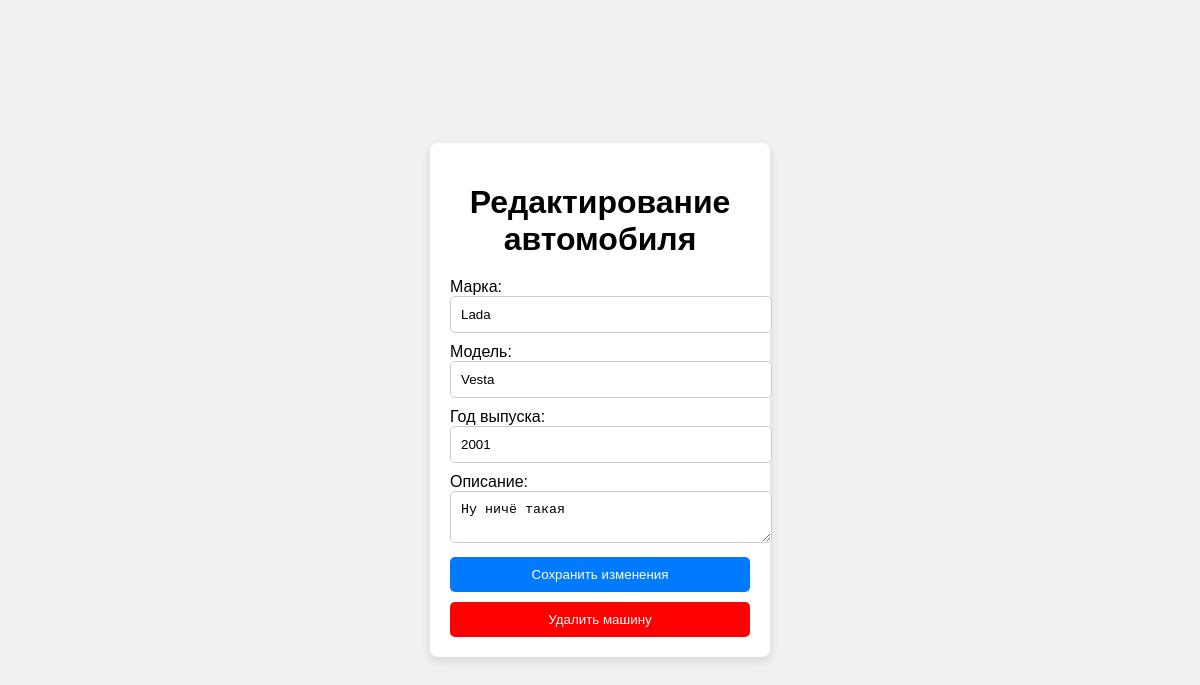
/cars/8/edit/ (signed in), run on the app's committed database.
### cars/models.py (models this page shows, shortened)
class Car(models.Model):
    make = models.CharField(max_length=16, verbose_name='make')
    model = models.CharField(max_length=16, verbose_name='model')
    year = models.SmallIntegerField(verbose_name='year')
    description = models.TextField(null=True, blank=True)
    created_at = models.DateTimeField(auto_now_add=True)
    updated_at = models.DateTimeField(auto_now_add=True)
    owner = models.ForeignKey(to=User, verbose_name='owner', on_delete=models.CASCADE)

### cars/views.py (the view, shortened to what this page needs)
# urls.py: path('<int:car_id>/edit/', edit_car, name='car_edit'), #Редактирование параметров автомобиля,
@login_required
def edit_car(request, car_id):
    car = Car.objects.get(id=car_id)
    if car.owner != request.user:
        return render(request, 'cars/permission_denied.html')
    return render(request, 'cars/car_edit.html', {'car': car})

### cars/templates/cars/car_edit.html (shortened to what this page needs)
{% load static %}
<!DOCTYPE html>
<html lang="ru">
<head>
</head>
<body>
<div class="edit-container">
    <h1>Редактирование автомобиля</h1>
    <form method="post">
        <label for="make">Марка:</label>
        <input type="text" name="make" value="{{ car.make }}" required><br>
        <label for="model">Модель:</label>
        <input type="text" name="model" value="{{ car.model }}" required><br>
        <label for="year">Год выпуска:</label>
        <input type="number" name="year" value="{{ car.year }}" required><br>
        <label for="description">Описание:</label>
        <textarea name="description" required>{{ car.description }}</textarea><br>
        <button type="submit">Сохранить изменения</button>
    </form>
    <a href="{% url 'cars:delete_car' car.id %}"><button style="margin-top:10px; background-color:red">Удалить машину</button></a>
</div>
</body>
</html>

### cars/templates/cars/car_edit.html (style rules this page uses)
body { display: flex; justify-content: center; align-items: center; height: 100vh; margin: 0; font-family: Arial, sans-serif; background-color: #f0f0f0; }
.edit-container { background-color: #fff; padding: 20px; border-radius: 8px; box-shadow: 0 4px 10px rgba(0, 0, 0, 0.1); width: 300px; }
h1 { text-align: center; margin-bottom: 20px; }
input, textarea { width: 100%; padding: 10px; margin-bottom: 10px; border: 1px solid #ccc; border-radius: 5px; }
button { width: 100%; padding: 10px; border: none; border-radius: 5px; background-color: #007BFF; color: white; cursor: pointer; }

### data on the page
Car: make "Lada", model "Vesta", year "2001", description "Ну ничё такая"
